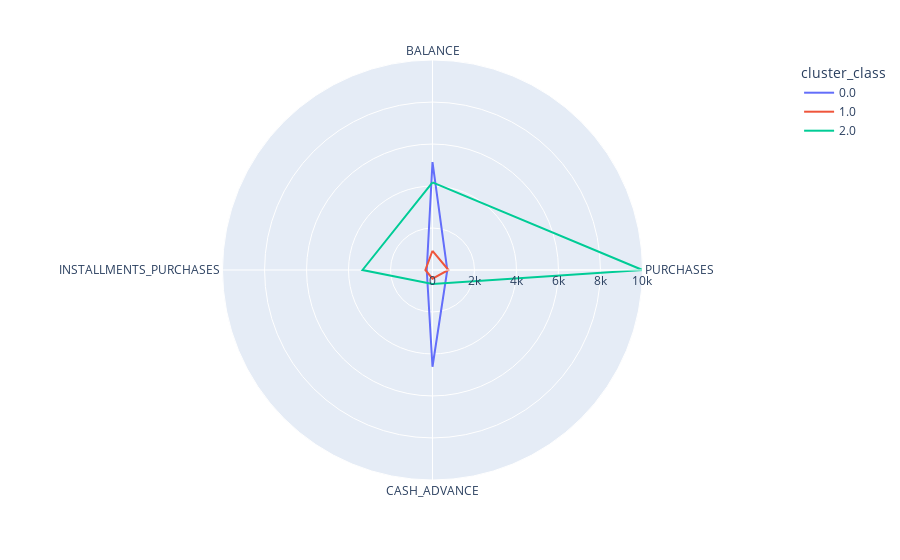

The code cell stored with this chart in its notebook:
### Code cell
cluster_centers = pd.concat([behavior_1_cluster.mean(), behavior_2_cluster.mean(), behavior_3_cluster.mean()], axis=1).T
model_result_linepolar(cluster_centers, 'cluster_class')

### Figure 1 — Plotly figure (JSON) as saved in the notebook; plotly's stock layout.template omitted (floating-point values rounded to 4 significant figures)
{"data": [{"hovertemplate": "cluster_class=0.0<br>value=%{r}<br>variable=%{theta}<extra></extra>", "legendgroup": "0.0", "line": {"color": "#636efa", "dash": "solid"}, "marker": {"symbol": "circle"}, "mode": "lines", "name": "0.0", "r": [5142.0, 705.3, 4610.0, 274.2, 5142.0], "showlegend": true, "subplot": "polar", "theta": ["BALANCE", "PURCHASES", "CASH_ADVANCE", "INSTALLMENTS_PURCHASES", "BALANCE"], "type": "scatterpolar"}, {"hovertemplate": "cluster_class=1.0<br>value=%{r}<br>variable=%{theta}<extra></extra>", "legendgroup": "1.0", "line": {"color": "#EF553B", "dash": "solid"}, "marker": {"symbol": "circle"}, "mode": "lines", "name": "1.0", "r": [916.3, 761.8, 416.0, 339.0, 916.3], "showlegend": true, "subplot": "polar", "theta": ["BALANCE", "PURCHASES", "CASH_ADVANCE", "INSTALLMENTS_PURCHASES", "BALANCE"], "type": "scatterpolar"}, {"hovertemplate": "cluster_class=2.0<br>value=%{r}<br>variable=%{theta}<extra></extra>", "legendgroup": "2.0", "line": {"color": "#00cc96", "dash": "solid"}, "marker": {"symbol": "circle"}, "mode": "lines", "name": "2.0", "r": [4175.0, 10000.0, 666.2, 3334.0, 4175.0], "showlegend": true, "subplot": "polar", "theta": ["BALANCE", "PURCHASES", "CASH_ADVANCE", "INSTALLMENTS_PURCHASES", "BALANCE"], "type": "scatterpolar"}], "layout": {"legend": {"title": {"text": "cluster_class"}, "tracegroupgap": 0}, "margin": {"t": 60}, "polar": {"angularaxis": {"direction": "clockwise", "rotation": 90}, "domain": {"x": [0, 1], "y": [0, 1]}}}}
